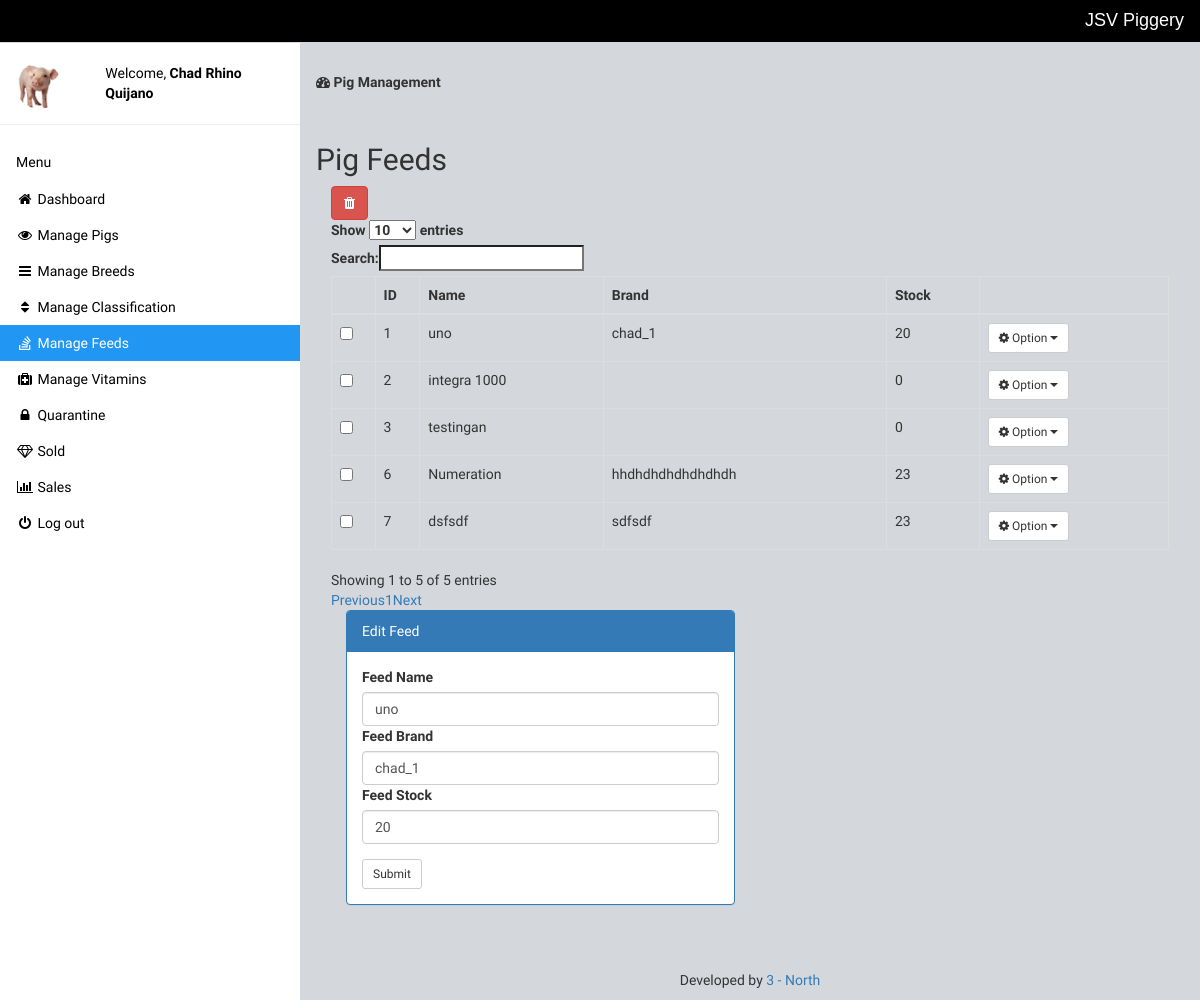
The page /manage-feed.php?edit&id=1 (signed in) on the database its author committed.
### tables this page shows
CREATE TABLE `feed` (
  `id` int(50) NOT NULL,
  `name` varchar(50) NOT NULL,
  `brand` text NOT NULL,
  `stock` int(11) NOT NULL DEFAULT 1
);

### manage-feed.php (the view, shortened to what this page needs)
<?php include 'setting/system.php'; ?>
<?php include 'theme/head.php'; ?>
<?php include 'theme/sidebar.php'; ?>
<div class="w3-main" style="margin-left:300px;margin-top:43px;">
	<header class="w3-container" style="padding-top:22px">
		<h5><b><i class="fa fa-dashboard"></i> Pig Management</b></h5>
	</header>
	<div class="w3-container" style="padding-top:22px">
		<div class="w3-row">
			<h2>Pig Feeds</h2>
			<div class="col-md-12">
				<a title="Check to delete from list" data-toggle="modal" data-target="#_removed" id="delete" class="btn btn-danger"><i class="fa fa-trash"></i>
				</a>
				<form method="post" action="delete_feed.php">
					<table class="table table-hover table-bordered" id="table">
						<thead>
							<tr>
								<th></th>
								<th>ID</th>
								<th>Name</th>
								<th>Brand</th>
								<th>Stock</th>
								<th></th>
							</tr>
						</thead>
						<tbody>
							<?php
							$get = $db->query("SELECT * FROM feed");
							$res = $get->fetchAll(PDO::FETCH_OBJ);
							foreach ($res as $n) { ?>
								<tr>
									<td>
										<input type="checkbox" name="selector[]" value="<?php echo $n->id ?>">
									</td>
									<td> <?php echo $n->id; ?> </td>
									<td> <?php echo $n->name; ?> </td>
									<td> <?php echo $n->brand; ?> </td>
									<td> <?php echo $n->stock; ?> </td>
									<td class="dropdown">
										<button class="btn btn-sm btn-default dropdown-toggle" type="button" data-toggle="dropdown"><i class="fa fa-cog"></i> Option
											<span class="caret"></span></button>
									</td>
								</tr>
							<?php }
							?>
						</tbody>
					</table>
				</form>
			</div>
			<?php
			$title = "Add New Feed";
			$name = "";
			$brand = "";
			$stock = null;
			$button_name = "submit";
			if (isset($_GET['edit'])) {
				$id = $_GET['id'];
				$get = $db->query("SELECT * FROM feed WHERE id = '$id'");
				$res = $get->fetch(PDO::FETCH_OBJ);
				$title = "Edit Feed";
				$name = $res->name;
				$brand = $res->brand;
				$stock = $res->stock;
				$button_name = "update";
			}
			?>
			<div class="col-md-6">
				<div class="panel panel-primary">
					<div class="panel-heading"><?= $title ?></div>
					<div class="panel-body">
						<form method="post">
							<div class="form-group">
								<label class="control-label">Feed Name</label>
								<input type="text" name="feed" class="form-control" placeholder="Enter feed name" value="<?= $name ?>">
								<label class="control-label">Feed Brand</label>
								<input type="text" name="brand" class="form-control" placeholder="Enter feed name" value="<?= $brand ?>">
								<label class="control-label">Feed Stock</label>
								<input type="number" name="stock" class="form-control" value="<?= $stock ?? 1 ?>">
							</div>
							<button class="btn btn-sm btn-default" type="submit" name="<?= $button_name ?>">Submit</button>
						</form>
					</div>
				</div>
			</div>
		</div>
	</div>
</div>
<?php include 'theme/foot.php'; ?>

### theme/head.php (style rules this page uses)
body { font-family: 'Baumans'; background-color: #d4d8dd; }

### rows shown on the page
feed: id "1", name "uno", brand "chad_1", stock "20", feed "uno"
feed: id "2", name "integra 1000", stock "0"
feed: id "3", name "testingan", stock "0"
feed: id "6", name "Numeration", brand "hhdhdhdhdhdhdhdh", stock "23"
feed: id "7", name "dsfsdf", brand "sdfsdf", stock "23"

### other values the page prints
NAME_X "JSV Piggery"
$_SESSION['name'] "Chad Rhino Quijano"
$title "Edit Feed"
